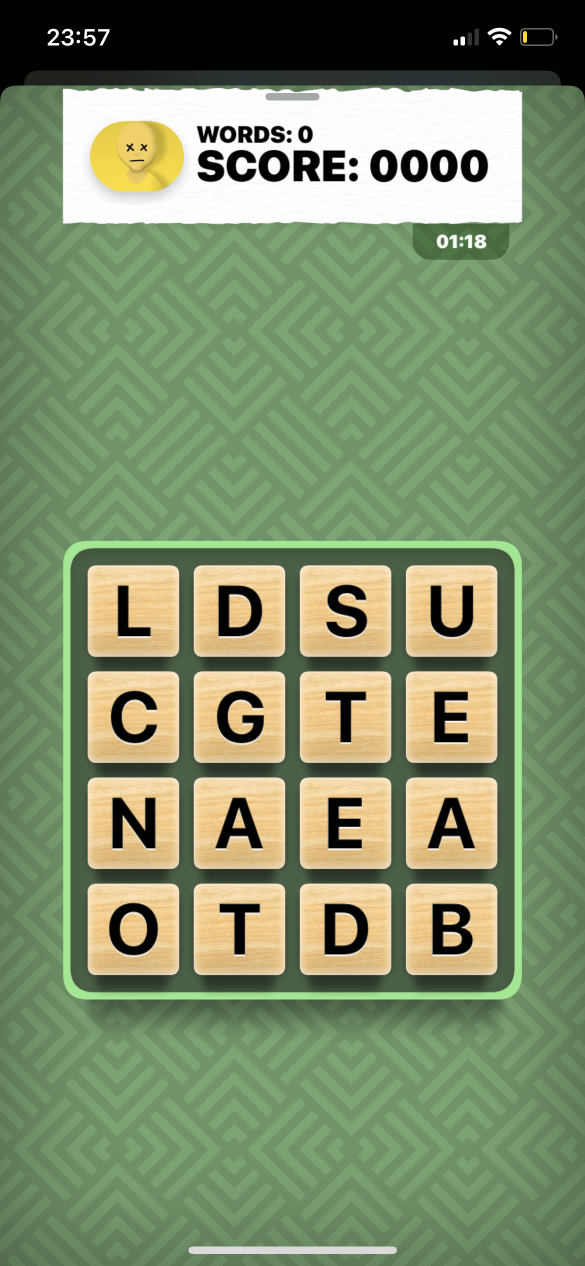
#> input picture images/letters.PNG, 1170 x 2532 px, given in place of the camera (shown at 1/2 size)
$ python get_camera.py
#> lines starting #> are read from the running program, lines starting #| are printed output that depends on the picture; after the words box and inside, x2 and y2 are one past the last pixel; in counts of white or black regions, pixels touching at a corner belong together
import cv2
import numpy as np

# Capture a frame from the webcam
vid = cv2.VideoCapture(0)
ret, frame = vid.read()
#> frame is the input picture: shape (2532, 1170, 3); mean B, G, R 108.1, 143.8, 127.2
vid.release()  # Release the video capture object

if not ret:
    print("Failed to capture image")
    exit()

height, width, _ = frame.shape
#> height = 2532; width = 1170
frame = frame[0:height - 200, 250:width-250]
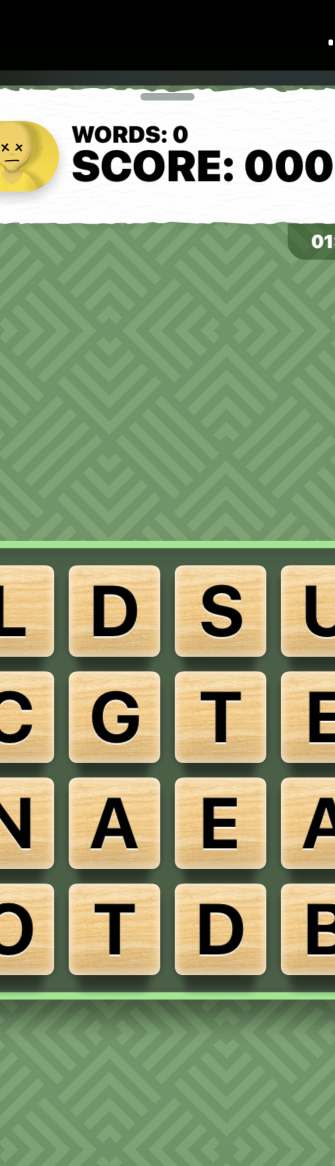
#> frame: shape (2332, 670, 3) (shown at 1/2 size); mean B, G, R 113.5, 148.3, 138.4

# Convert the image to HSV format
image_hsv = cv2.cvtColor(frame, cv2.COLOR_BGR2HSV)
#> image_hsv: shape (2332, 670, 3); mean H, S, V 38.8, 77.4, 155.8

# Define the target color range in HSV
lower_red = np.array([0, 100, 100])  # Adjust as needed
upper_red = np.array([10, 255, 255])  # Adjust as needed
lower_red2 = np.array([160, 100, 100])  # Adjust as needed for red wrapping around in HSV
upper_red2 = np.array([180, 255, 255])  # Adjust as needed

# Create a mask for red color
mask1 = cv2.inRange(image_hsv, lower_red, upper_red)
#> mask1: shape (2332, 670); every value is 0
mask2 = cv2.inRange(image_hsv, lower_red2, upper_red2)
mask = mask1 | mask2

# Find contours in the mask
contours, _ = cv2.findContours(mask, cv2.RETR_EXTERNAL, cv2.CHAIN_APPROX_SIMPLE)
#> contours = []

# List to store bounding boxes of the detected rectangles
bounding_boxes = []

# Draw rectangles around the detected contours
for contour in contours:
    area = cv2.contourArea(contour)
    if 100 < area < 5000:  # Adjust the area thresholds as needed
        x, y, w, h = cv2.boundingRect(contour)
        bounding_boxes.append((x, y, w, h))
        cv2.rectangle(frame, (x, y), (x + w, y + h), (0, 255, 0), 2)
#> this loop made 0 passes
#> after the loop, bounding_boxes = []

# Ensure we have exactly four rectangles
if len(bounding_boxes) != 4:
    print("Did not detect exactly four rectangles")
    exit()
#> (the program exits here)

$ run again, on images/sample_words.png
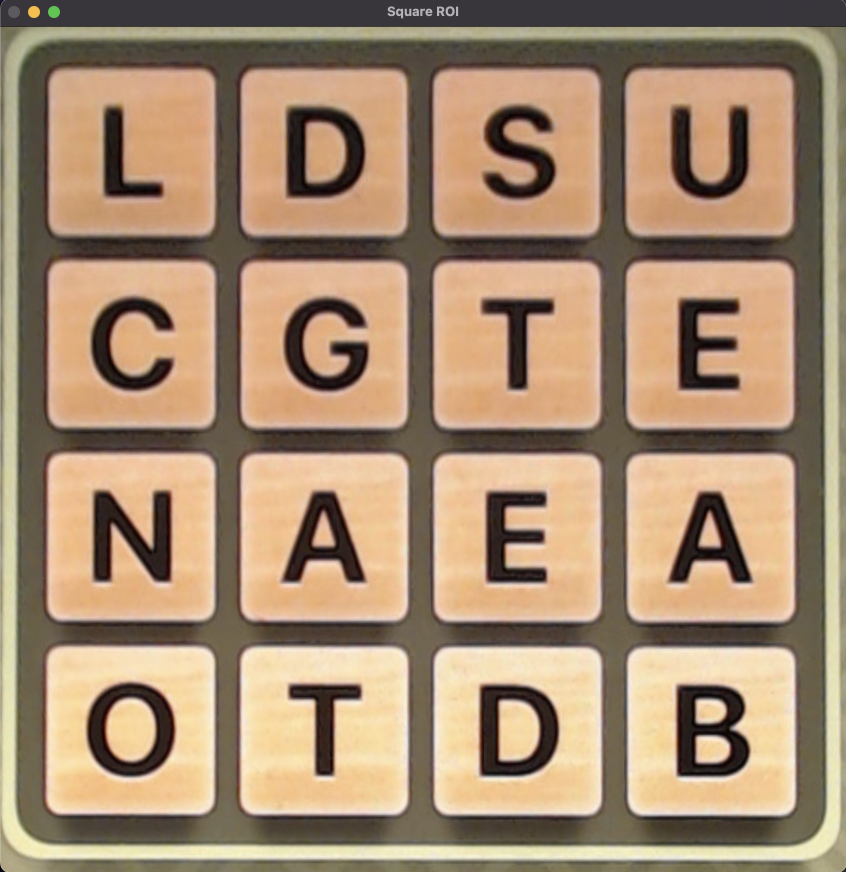
#> input picture images/sample_words.png, 1692 x 1744 px, given in place of the camera (shown at 1/2 size)
#> frame is the input picture: shape (1744, 1692, 3); mean B, G, R 113.4, 139.8, 165.1
#> image_hsv: shape (1544, 1192, 3); mean H, S, V 20.9, 82.7, 168
#> `mask1 = cv2.inRange(image_hsv, lower_red, upper_red)`:
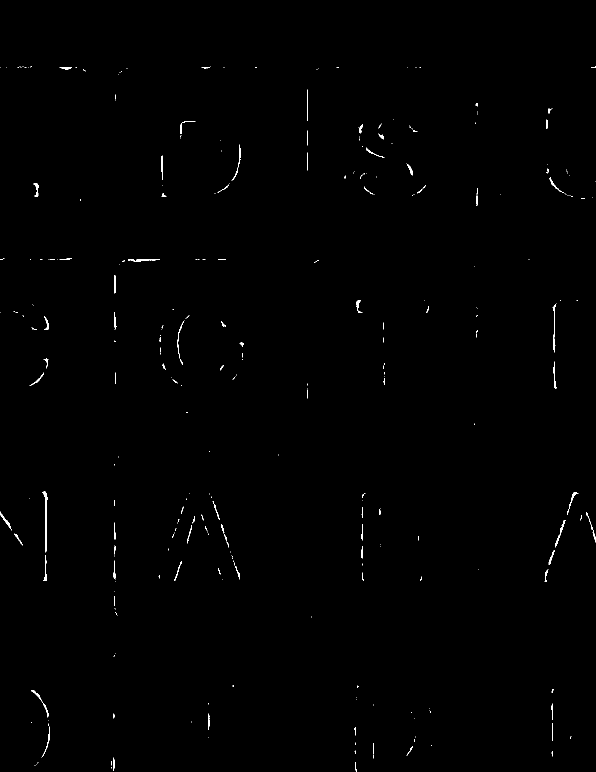
#> mask1: shape (1544, 1192) (shown at 1/2 size); 0.36% white in thin lines or dots
#> mask2: shape (1544, 1192); 0% white in thin lines or dots, all inside (x1, y1, x2, y2) = (59, 392, 63, 393)
#> mask: shape (1544, 1192); 0.36% white in thin lines or dots
#> contours = 319 contours, 267 with area under 20; largest, box (x1, y1, x2, y2) and area: (84, 983, 95, 1104) 268, (1105, 608, 1112, 705) 121, (62, 1380, 98, 1435) 114, (1110, 1040, 1131, 1095) 106, (0, 1023, 24, 1061) 102
#> the loop `for contour in contours:` made 319 passes
#> (area, x, y, w, h) on passes 41, 103, 109, 127, 189: (114.5, 62, 1380, 36, 55), (105.5, 1110, 1040, 21, 55), (102.5, 0, 1023, 24, 38), (267.5, 84, 983, 11, 121), (121, 1105, 608, 7, 97)
#> after the loop `for contour in contours:`:
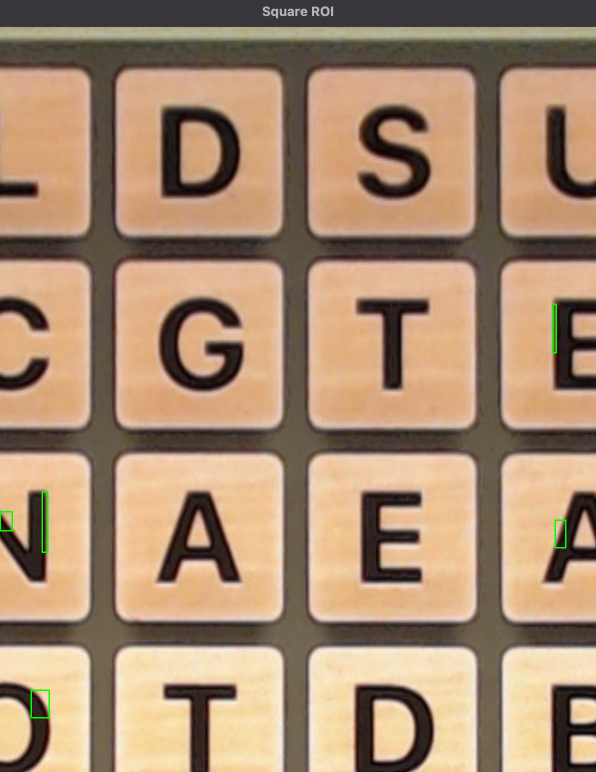
#> frame: shape (1544, 1192, 3) (shown at 1/2 size); mean B, G, R 113, 139.3, 167.7
#> after the loop `for contour in contours:`: bounding_boxes = [(62, 1380, 36, 55), (1110, 1040, 21, 55), (0, 1023, 24, 38), (84, 983, 11, 121), (1105, 608, 7, 97)]
